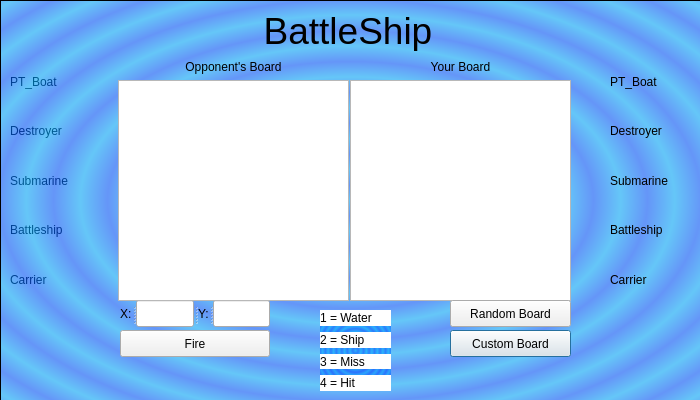
<?xml version="1.0" encoding="UTF-8"?>
<ui version="4.0">
 <class>BattleAIGame</class>
 <widget class="QDialog" name="BattleAIGame">
  <property name="geometry">
   <rect>
    <x>0</x>
    <y>0</y>
    <width>700</width>
    <height>400</height>
   </rect>
  </property>
  <property name="windowTitle">
   <string>BattleShip Computer Game</string>
  </property>
  <widget class="QLabel" name="GameLogo">
   <property name="geometry">
    <rect>
     <x>248</x>
     <y>10</y>
     <width>200</width>
     <height>41</height>
    </rect>
   </property>
   <property name="font">
    <font>
     <pointsize>28</pointsize>
    </font>
   </property>
   <property name="text">
    <string>BattleShip</string>
   </property>
   <property name="alignment">
    <set>Qt::AlignCenter</set>
   </property>
  </widget>
  <widget class="QPushButton" name="CustomButton">
   <property name="geometry">
    <rect>
     <x>450</x>
     <y>330</y>
     <width>121</width>
     <height>27</height>
    </rect>
   </property>
   <property name="text">
    <string>Custom Board</string>
   </property>
  </widget>
  <widget class="QPushButton" name="RandomButton">
   <property name="geometry">
    <rect>
     <x>450</x>
     <y>300</y>
     <width>121</width>
     <height>27</height>
    </rect>
   </property>
   <property name="text">
    <string>Random Board</string>
   </property>
  </widget>
  <widget class="QSplitter" name="Coordinates">
   <property name="enabled">
    <bool>true</bool>
   </property>
   <property name="geometry">
    <rect>
     <x>120</x>
     <y>300</y>
     <width>150</width>
     <height>27</height>
    </rect>
   </property>
   <property name="orientation">
    <enum>Qt::Horizontal</enum>
   </property>
   <widget class="QLabel" name="XLabel">
    <property name="enabled">
     <bool>true</bool>
    </property>
    <property name="text">
     <string>X:</string>
    </property>
   </widget>
   <widget class="QLineEdit" name="FireRowText"/>
   <widget class="QLabel" name="YLabel">
    <property name="text">
     <string>Y:</string>
    </property>
   </widget>
   <widget class="QLineEdit" name="FireColText">
    <property name="enabled">
     <bool>true</bool>
    </property>
   </widget>
  </widget>
  <widget class="QWidget" name="layoutWidget">
   <property name="geometry">
    <rect>
     <x>350</x>
     <y>60</y>
     <width>221</width>
     <height>241</height>
    </rect>
   </property>
   <layout class="QVBoxLayout" name="PlayerWin">
    <property name="sizeConstraint">
     <enum>QLayout::SetNoConstraint</enum>
    </property>
    <item>
     <widget class="QLabel" name="PlayerBoardLabel">
      <property name="text">
       <string>Your Board</string>
      </property>
      <property name="alignment">
       <set>Qt::AlignCenter</set>
      </property>
     </widget>
    </item>
    <item>
     <widget class="QTextBrowser" name="PlayerGameBoard"/>
    </item>
   </layout>
  </widget>
  <widget class="QPushButton" name="FireButton">
   <property name="geometry">
    <rect>
     <x>120</x>
     <y>330</y>
     <width>150</width>
     <height>27</height>
    </rect>
   </property>
   <property name="text">
    <string>Fire</string>
   </property>
  </widget>
  <widget class="QWidget" name="layoutWidget_2">
   <property name="geometry">
    <rect>
     <x>118</x>
     <y>60</y>
     <width>231</width>
     <height>241</height>
    </rect>
   </property>
   <layout class="QVBoxLayout" name="EnemyWin">
    <property name="sizeConstraint">
     <enum>QLayout::SetNoConstraint</enum>
    </property>
    <item>
     <widget class="QLabel" name="EnemyBoardLabel">
      <property name="text">
       <string>Opponent's Board</string>
      </property>
      <property name="alignment">
       <set>Qt::AlignCenter</set>
      </property>
     </widget>
    </item>
    <item>
     <widget class="QTextBrowser" name="OpponentGameBoard">
      <property name="maximumSize">
       <size>
        <width>16777215</width>
        <height>16777215</height>
       </size>
      </property>
     </widget>
    </item>
   </layout>
  </widget>
  <widget class="QWidget" name="layoutWidget">
   <property name="geometry">
    <rect>
     <x>10</x>
     <y>60</y>
     <width>75</width>
     <height>241</height>
    </rect>
   </property>
   <layout class="QVBoxLayout" name="EnemyShips">
    <item>
     <widget class="QLabel" name="Enemy_Pt">
      <property name="text">
       <string>PT_Boat</string>
      </property>
     </widget>
    </item>
    <item>
     <widget class="QLabel" name="Enemy_Des">
      <property name="text">
       <string>Destroyer</string>
      </property>
     </widget>
    </item>
    <item>
     <widget class="QLabel" name="Enemy_Sub">
      <property name="text">
       <string>Submarine</string>
      </property>
     </widget>
    </item>
    <item>
     <widget class="QLabel" name="Enemy_Bat">
      <property name="text">
       <string>Battleship</string>
      </property>
     </widget>
    </item>
    <item>
     <widget class="QLabel" name="Enemy_Car">
      <property name="text">
       <string>Carrier</string>
      </property>
     </widget>
    </item>
   </layout>
  </widget>
  <widget class="QWidget" name="layoutWidget_3">
   <property name="geometry">
    <rect>
     <x>610</x>
     <y>60</y>
     <width>75</width>
     <height>241</height>
    </rect>
   </property>
   <layout class="QVBoxLayout" name="PlayerShips">
    <item>
     <widget class="QLabel" name="Player_Pt">
      <property name="text">
       <string>PT_Boat</string>
      </property>
     </widget>
    </item>
    <item>
     <widget class="QLabel" name="Player_Des">
      <property name="text">
       <string>Destroyer</string>
      </property>
     </widget>
    </item>
    <item>
     <widget class="QLabel" name="Player_Sub">
      <property name="text">
       <string>Submarine</string>
      </property>
     </widget>
    </item>
    <item>
     <widget class="QLabel" name="Player_Bat">
      <property name="text">
       <string>Battleship</string>
      </property>
     </widget>
    </item>
    <item>
     <widget class="QLabel" name="Player_Car">
      <property name="text">
       <string>Carrier</string>
      </property>
     </widget>
    </item>
   </layout>
  </widget>
  <widget class="QFrame" name="frame">
   <property name="geometry">
    <rect>
     <x>0</x>
     <y>0</y>
     <width>701</width>
     <height>401</height>
    </rect>
   </property>
   <property name="styleSheet">
    <string notr="true">background-color: qradialgradient(spread:repeat, cx:0.5, cy:0.5, radius:0.077, fx:0.5, fy:0.5, stop:0 rgba(0, 169, 255, 147), stop:0.497326 rgba(0, 84, 255, 147), stop:1 rgba(0, 169, 255, 147));</string>
   </property>
   <property name="frameShape">
    <enum>QFrame::StyledPanel</enum>
   </property>
   <property name="frameShadow">
    <enum>QFrame::Raised</enum>
   </property>
   <widget class="QWidget" name="layoutWidget_4">
    <property name="geometry">
     <rect>
      <x>320</x>
      <y>310</y>
      <width>71</width>
      <height>81</height>
     </rect>
    </property>
    <layout class="QVBoxLayout" name="verticalLayout">
     <item>
      <widget class="QLabel" name="label">
       <property name="styleSheet">
        <string notr="true">background-color: rgb(255, 255, 255);</string>
       </property>
       <property name="text">
        <string>1 = Water</string>
       </property>
      </widget>
     </item>
     <item>
      <widget class="QLabel" name="label_2">
       <property name="styleSheet">
        <string notr="true">background-color: rgb(255, 255, 255);</string>
       </property>
       <property name="text">
        <string>2 = Ship</string>
       </property>
      </widget>
     </item>
     <item>
      <widget class="QLabel" name="label_3">
       <property name="styleSheet">
        <string notr="true">background-color: rgb(255, 255, 255);</string>
       </property>
       <property name="text">
        <string>3 = Miss</string>
       </property>
      </widget>
     </item>
     <item>
      <widget class="QLabel" name="label_4">
       <property name="styleSheet">
        <string notr="true">background-color: rgb(255, 255, 255);</string>
       </property>
       <property name="text">
        <string>4 = Hit</string>
       </property>
      </widget>
     </item>
    </layout>
   </widget>
  </widget>
  <zorder>frame</zorder>
  <zorder>layoutWidget</zorder>
  <zorder>layoutWidget_3</zorder>
  <zorder>GameLogo</zorder>
  <zorder>CustomButton</zorder>
  <zorder>RandomButton</zorder>
  <zorder>Coordinates</zorder>
  <zorder>layoutWidget</zorder>
  <zorder>FireButton</zorder>
  <zorder>layoutWidget_2</zorder>
 </widget>
 <resources/>
 <connections/>
</ui>
